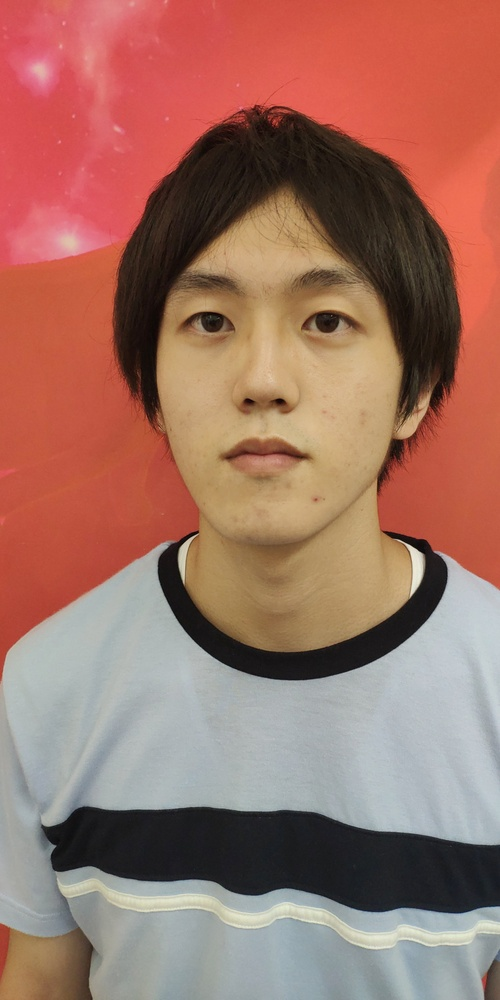
#> input picture lighten_imgs/raw (10).jpg, 500 x 1000 px, shrunk from 2016 x 4032 before the run, found by its file name; its folder holds only this picture in this run
$ python find_face.py --image_file 'lighten_imgs/raw (10).jpg'
#> lines starting #> are read from the running program, lines starting #| are printed output that depends on the picture
import cv2
import argparse

# python find_face.py --image_file "number".jpg

# 基本的なモデルパラメータ
FLAGS = None

# 学習済モデルの種類
cascade = ["default","alt","alt2","tree","profile","nose"]

parser = argparse.ArgumentParser()

# def find_face():

"""
    画像内の顔を検出して、範囲を広げて顔周辺の正方形画像に整形する
"""

parser.add_argument(
    "--cascade",
    type=str,
    default="default",
    choices=cascade,
    help="cascade file."
)
parser.add_argument(
    "--image_file",
    type=str,
    default="cut_source0.jpg",
    help="image file."
)
parser.add_argument(
    "--scale",
    type=float,
    default=1.3,
    help="scaleFactor value of detectMultiScale."
)
parser.add_argument(
    "--neighbors",
    type=int,
    default=2,
    help="minNeighbors value of detectMultiScale."
)
parser.add_argument(
    "--min",
    type=int,
    default=30,
    help="minSize value of detectMultiScale."
)

# パラメータ取得と実行
FLAGS, unparsed = parser.parse_known_args()

# 分類器ディレクトリ(以下から取得)
# https://github.com/opencv/opencv/blob/master/data/haarcascades/
# https://github.com/opencv/opencv_contrib/blob/master/modules/face/data/cascades/

if   FLAGS.cascade == cascade[0]:#"default":
    cascade_path = "./models/haarcascade_frontalface_default.xml"
elif FLAGS.cascade == cascade[1]:#"alt":
    cascade_path = "./models/haarcascade_frontalface_alt.xml"
elif FLAGS.cascade == cascade[2]:#"alt2":
    cascade_path = "./models/haarcascade_frontalface_alt2.xml"
elif FLAGS.cascade == cascade[3]:#"tree":
    cascade_path = "./models/haarcascade_frontalface_alt_tree.xml"
elif FLAGS.cascade == cascade[4]:#"profile":
    cascade_path = "./models/haarcascade_profileface.xml"
elif FLAGS.cascade == cascade[5]:#"nose":
    cascade_path = "./models/haarcascade_mcs_nose.xml"

cascade_path = "haarcascade_frontalface_alt2.xml"

# 使用ファイルと入出力ディレクトリ
image_path  = "./lighten_imgs/"  + FLAGS.image_file
output_path = "./face_img/"

# ディレクトリ確認用(うまく行かなかった時用)
import os
# print(os.path.exists(image_path))
# print(os.path.exists(cascade_path))

#ファイル読み込み
image = cv2.imread(image_path)
#> image is the input picture: shape (1000, 500, 3); mean B, G, R 100.9, 114.1, 159.3

width, height = image.shape[:2]
#> width = 1000; height = 500

#グレースケール変換
image_gray = cv2.cvtColor(image, cv2.COLOR_BGR2GRAY)
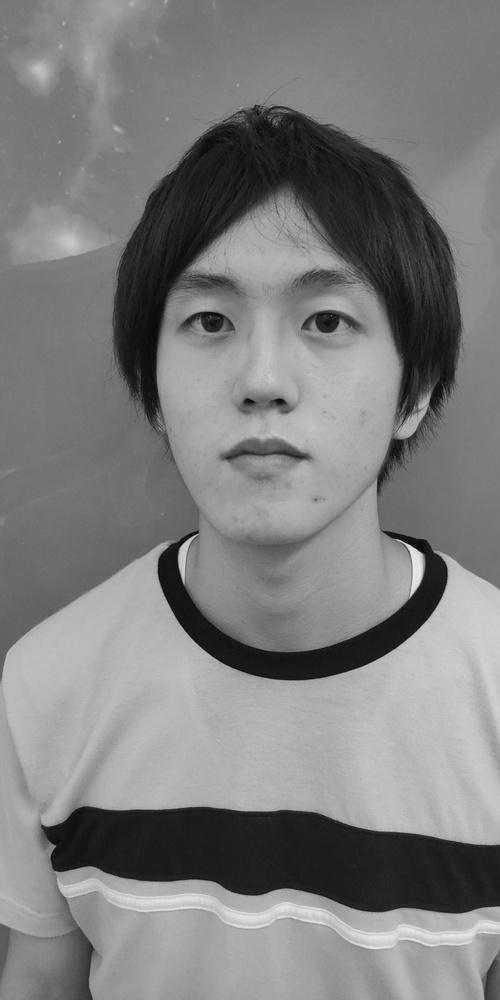
#> image_gray: shape (1000, 500); min 6, max 233, mean 126.1
# print(image_gray)
#カスケード分類器の特徴量を取得する
cascade = cv2.CascadeClassifier(cv2.data.haarcascades + cascade_path)
# print(cascade)

#物体認識（顔認識）の実行
#image - CV_8U 型の行列．ここに格納されている画像中から物体が検出されます
#objects - 矩形を要素とするベクトル．それぞれの矩形は，検出した物体を含みます
#scaleFactor - 各画像スケールにおける縮小量を表します
#minNeighbors - 物体候補となる矩形は，最低でもこの数だけの近傍矩形を含む必要があります
#flags - このパラメータは，新しいカスケードでは利用されません．古いカスケードに対しては，cvHaarDetectObjects 関数の場合と同じ意味を持ちます
#minSize - 物体が取り得る最小サイズ．これよりも小さい物体は無視されます
facerect = cascade.detectMultiScale(image_gray, scaleFactor=FLAGS.scale, minNeighbors=FLAGS.neighbors, minSize=(FLAGS.min, FLAGS.min))
#> facerect = [[119, 212, 295, 295]]

# print(facerect)

color = (255, 255, 255) #白

x1 = x2 = y1 = y2 = 0

#顔部分を切り取る
for x,y,w,h in facerect:
    # desire image size as square
    extend = h
    # print(x,y,w,h)
    x1 = x - x
    x2 = x + w + x if x2 < width else x + w
    # y1 = y - (int)(extend/6) if y1 > 0 else 0
    # y2 = y + h + (int)(extend/4) if y2 < height else y + h
    y1 = y - (int)(y/2)
    y2 = y1 + x2 - x1
    # print(x1, x2, y1, y2)
    # faced_image = image[y-(int)(extend/3):y+h+(int)(extend/3), x1:x+w+(int)(extend/3)]
    faced_image = image[y1:y2, x1:x2]
#> this loop made 1 pass
#> (x, y, w, h, extend, x1, x2, y1) on pass 1: (119, 212, 295, 295, 295, 0, 533, 106)
#> pass 1, `faced_image = image[y1:y2, x1:x2]`:
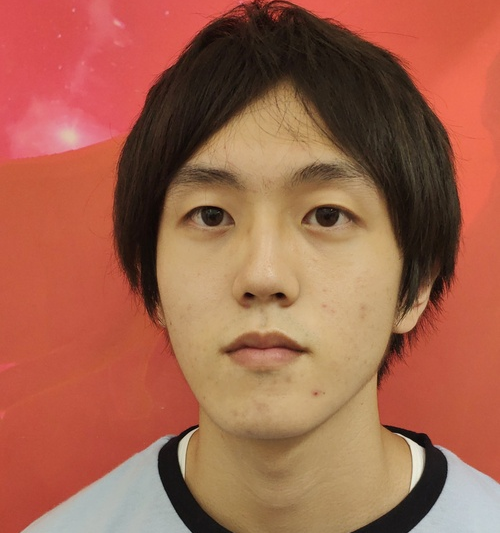
#> faced_image: shape (533, 500, 3); mean B, G, R 76.7, 99.4, 162.4
    # faced_image = image[y:y+h, x:x+w]

# 検出した場合
if len(facerect) > 0:

    #検出した顔を囲む矩形の作成
    # for rect in facerect:
        # cv2.rectangle(image, tuple(rect[0:2]),tuple(rect[0:2]+rect[2:4]), color, thickness=2)
        # cv2.imwrite(output_path, image[rect[1]:rect[1] + rect[3], rect[0]:rect[0] + rect[2]])

    #認識結果の保存
    cv2.imwrite(os.path.join(output_path, FLAGS.image_file), faced_image)

else:
    print("Could not find any face")

print("Done face found")

# 直接実行されている場合に通る(importされて実行時は通らない)
# if __name__ == "__main__":
#     find_face()

$ run again, on lighten_imgs/raw (14).jpg
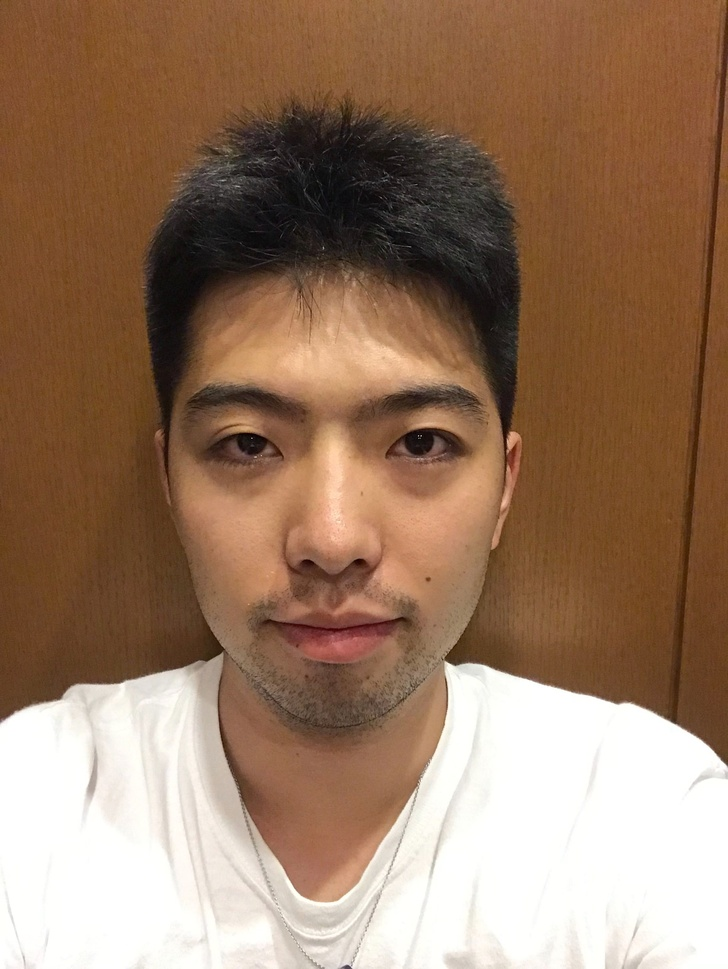
#> input picture lighten_imgs/raw (14).jpg, 728 x 969 px, shrunk from 2320 x 3088 before the run, found by its file name
#> image is the input picture: shape (969, 728, 3); mean B, G, R 98.1, 121.4, 152
#> `image_gray = cv2.cvtColor(image, cv2.COLOR_BGR2GRAY)`:
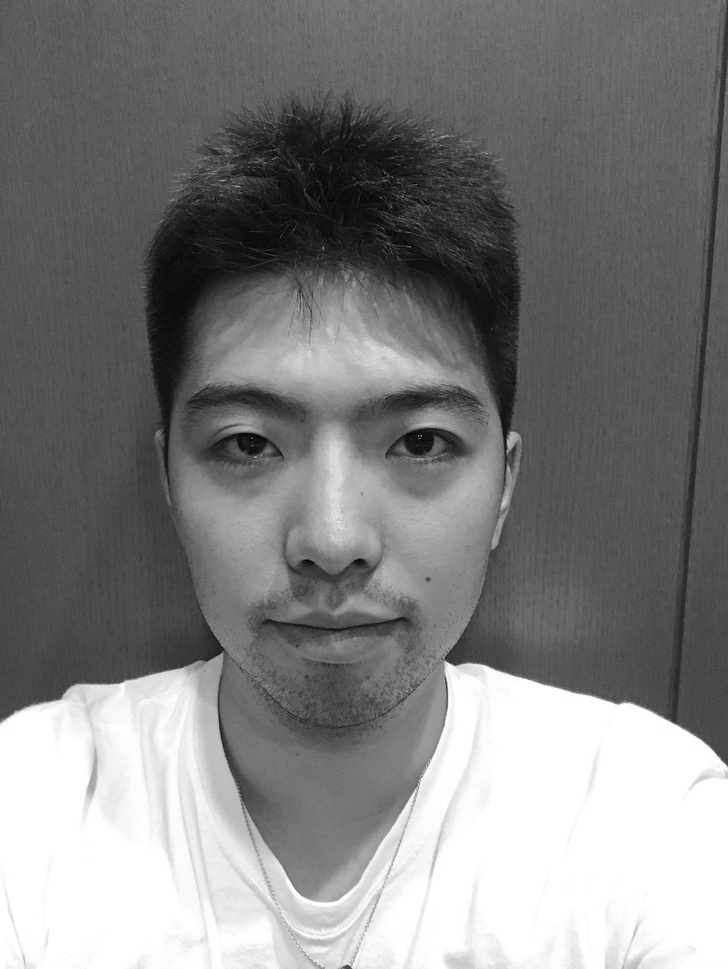
#> image_gray: shape (969, 728); min 2, max 255, mean 127.9
#> facerect = [[120, 282, 430, 430]]
#> the loop `for x,y,w,h in facerect:` made 1 pass
#> (x, y, w, h, extend, x1, x2, y1) on pass 1: (120, 282, 430, 430, 430, 0, 670, 141)
#> pass 1, `faced_image = image[y1:y2, x1:x2]`:
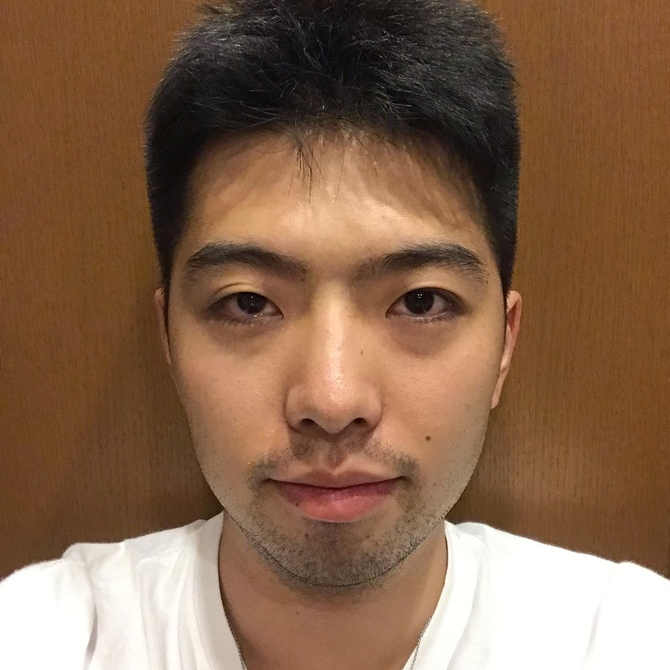
#> faced_image: shape (670, 670, 3); mean B, G, R 77.9, 102.5, 135.1

$ run again, on lighten_imgs/raw (5).jpg
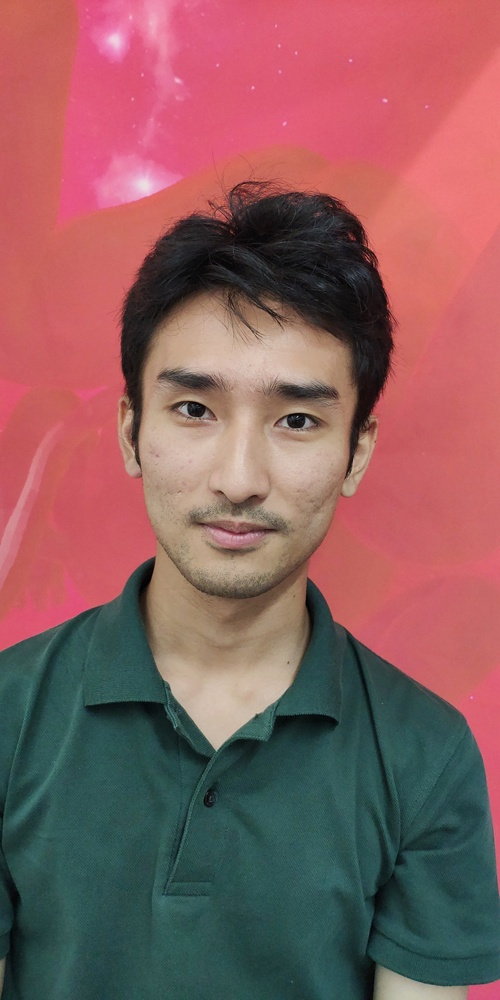
#> input picture lighten_imgs/raw (5).jpg, 500 x 1000 px, shrunk from 2016 x 4032 before the run, found by its file name
#> image is the input picture: shape (1000, 500, 3); mean B, G, R 94.4, 93.7, 139.2
#> `image_gray = cv2.cvtColor(image, cv2.COLOR_BGR2GRAY)`:
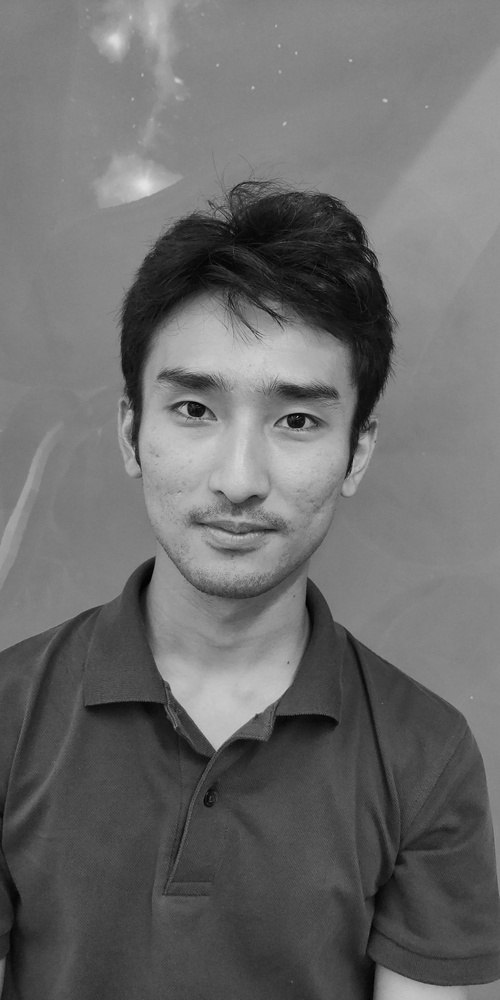
#> image_gray: shape (1000, 500); min 0, max 226, mean 107.4
#> facerect = [[97, 301, 290, 290]]
#> the loop `for x,y,w,h in facerect:` made 1 pass
#> (x, y, w, h, extend, x1, x2, y1) on pass 1: (97, 301, 290, 290, 290, 0, 484, 151)
#> pass 1, `faced_image = image[y1:y2, x1:x2]`:
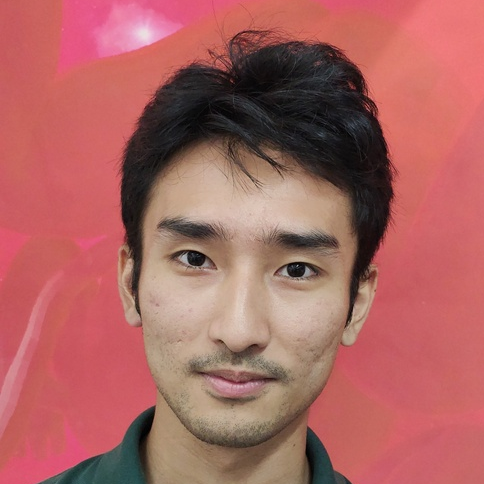
#> faced_image: shape (484, 484, 3); mean B, G, R 97, 100.3, 171.2

$ run again, on lighten_imgs/raw (11).jpg
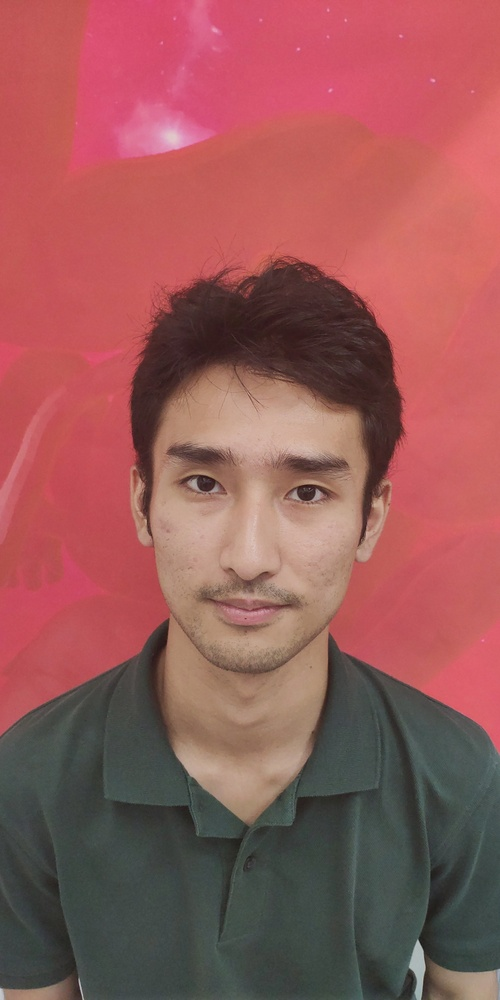
#> input picture lighten_imgs/raw (11).jpg, 500 x 1000 px, shrunk from 2016 x 4032 before the run, found by its file name
#> image is the input picture: shape (1000, 500, 3); mean B, G, R 88.5, 89.3, 151.5
#> `image_gray = cv2.cvtColor(image, cv2.COLOR_BGR2GRAY)`:
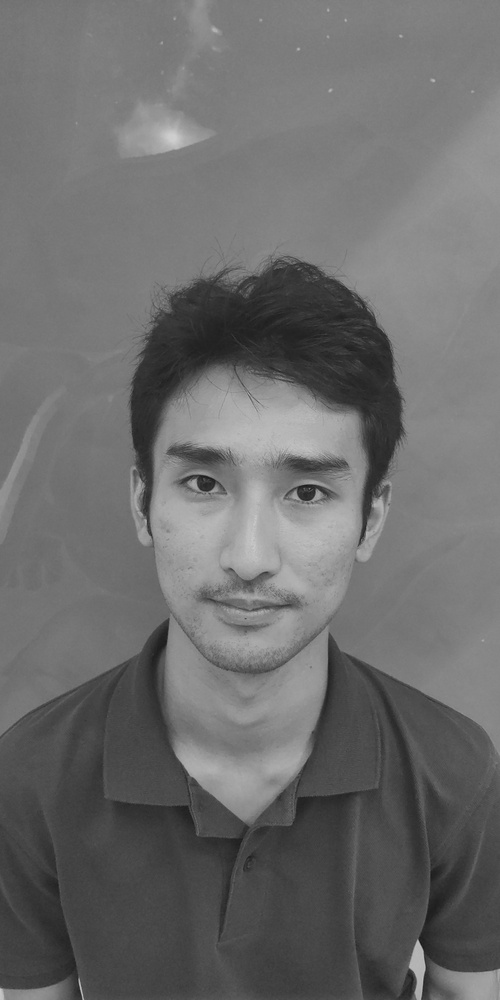
#> image_gray: shape (1000, 500); min 23, max 207, mean 107.8
#> facerect = [[100, 368, 305, 305]]
#> the loop `for x,y,w,h in facerect:` made 1 pass
#> (x, y, w, h, extend, x1, x2, y1) on pass 1: (100, 368, 305, 305, 305, 0, 505, 184)
#> pass 1, `faced_image = image[y1:y2, x1:x2]`:
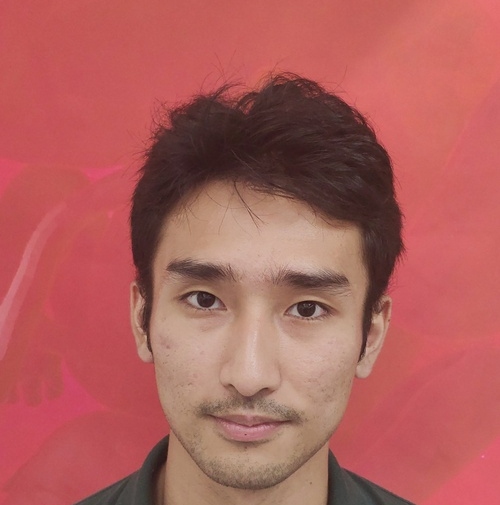
#> faced_image: shape (505, 500, 3); mean B, G, R 91.9, 95.3, 175.3

$ run again, on lighten_imgs/raw (12).jpg
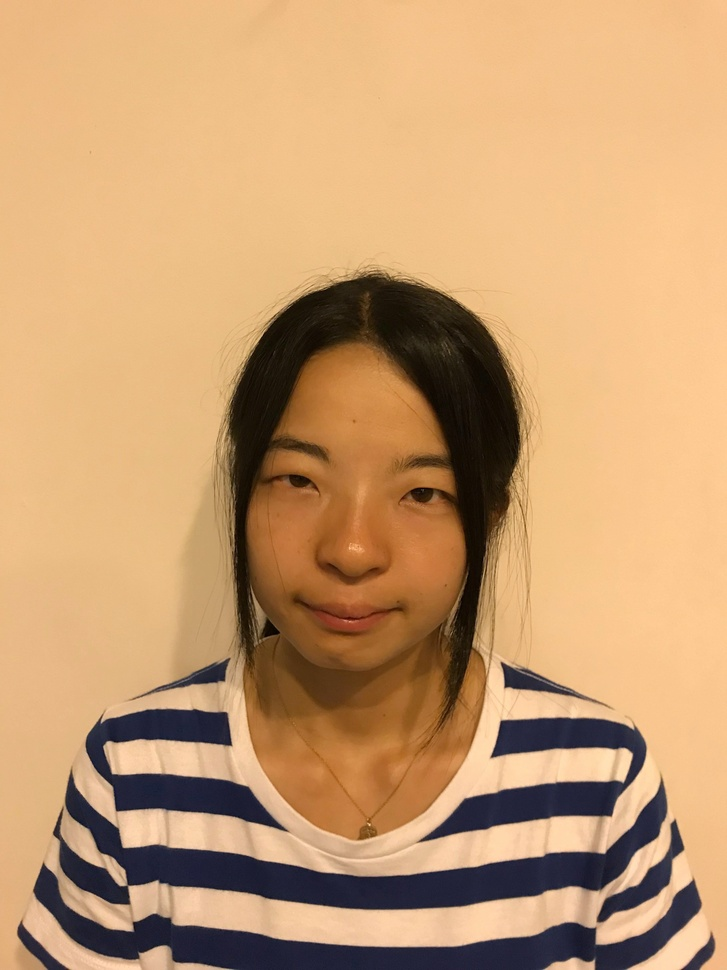
#> input picture lighten_imgs/raw (12).jpg, 727 x 970 px, shrunk from 3024 x 4032 before the run, found by its file name
#> image is the input picture: shape (970, 727, 3); mean B, G, R 111.6, 154.8, 196.6
#> `image_gray = cv2.cvtColor(image, cv2.COLOR_BGR2GRAY)`:
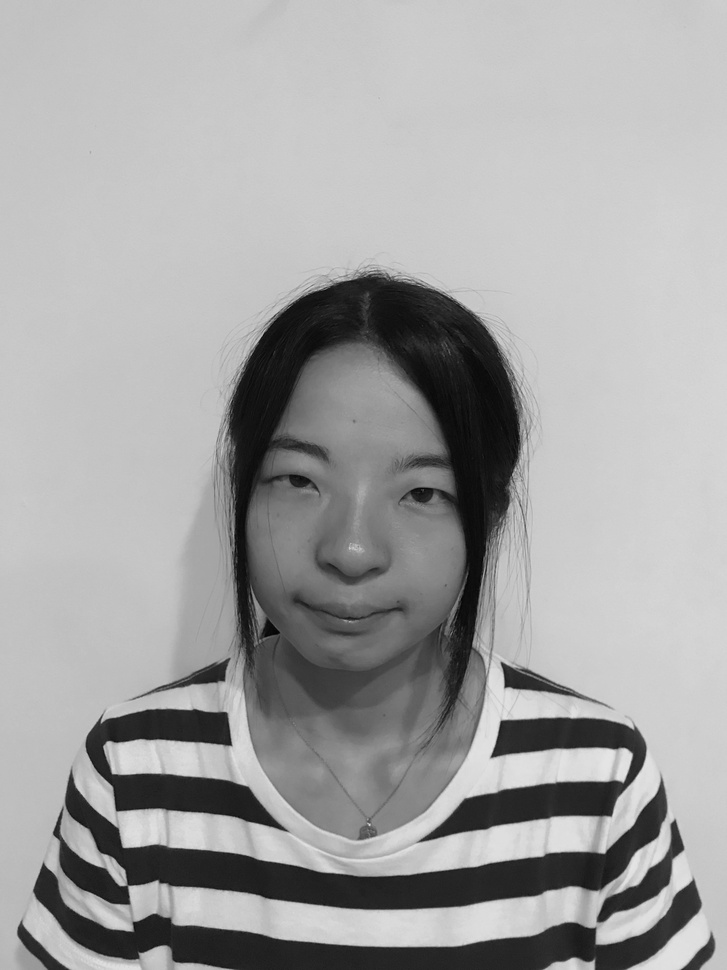
#> image_gray: shape (970, 727); min 3, max 231, mean 162.4
#> facerect = [[216, 369, 292, 292]]
#> the loop `for x,y,w,h in facerect:` made 1 pass
#> (x, y, w, h, extend, x1, x2, y1) on pass 1: (216, 369, 292, 292, 292, 0, 724, 185)
#> pass 1, `faced_image = image[y1:y2, x1:x2]`:
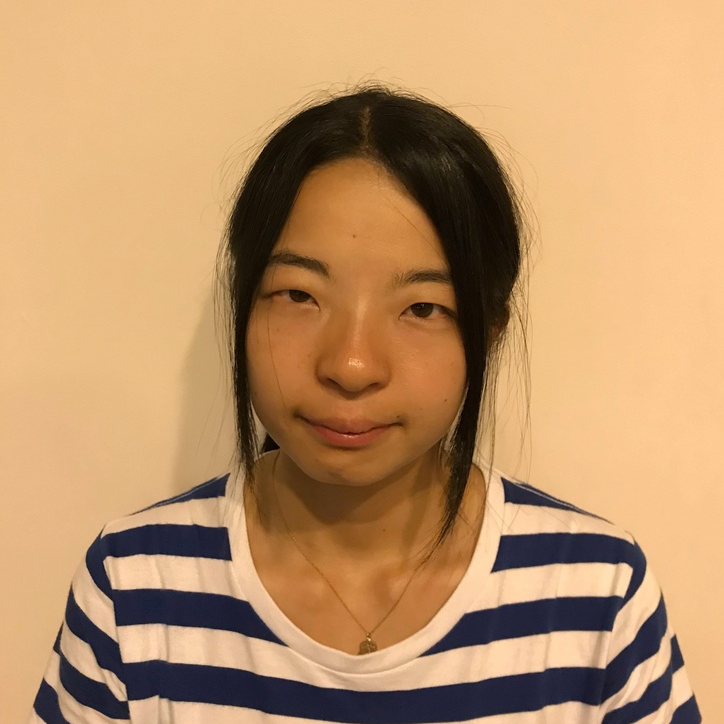
#> faced_image: shape (724, 724, 3); mean B, G, R 105.2, 148, 189.4
